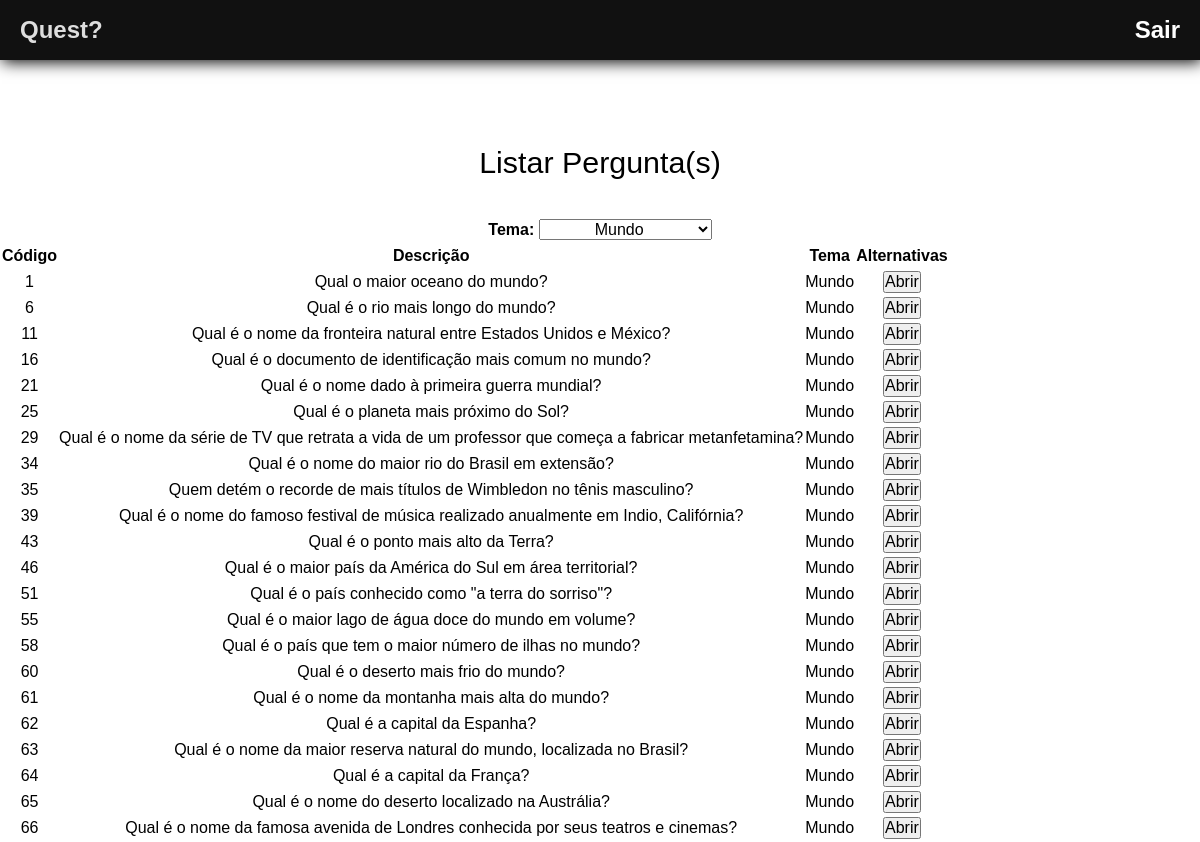
The page /sistema/mostrarPergunta.php?tema=1 on the database its author committed.
### tables this page shows
CREATE TABLE tema (
    id_tema INTEGER  PRIMARY KEY AUTOINCREMENT,
    desc_tema VARCHAR(255) NOT NULL
);

CREATE TABLE pergunta(
    id_pergunta INTEGER PRIMARY KEY AUTOINCREMENT,
    desc_pergunta VARCHAR(200),
    id_tema_pergunta INTEGER,
    id_alternativa_pergunta INTEGER
);

### sistema/mostrarPergunta.php (the view, shortened to what this page needs)
<?php
    include_once("templates/header.php");
?>
    <legend>Listar Pergunta(s)</legend>
                    <label class="fa__labels" for="select-theme">Tema:</label>
                    <?php
                        $tema = 0;
                        if(isset($_GET['tema']) and $_GET['tema'] != 0)
                        {
                            $tema = $_GET['tema'];
                        }
                        echo '<select name="tema"
                            onchange="this.options[this.selectedIndex].value &&
                                (window.location = this.options[this.selectedIndex].value);"
                        >';
                        include "connection.php";
                        if($tema != 0){
                            $sqlTemaEscolhido = "SELECT id_tema, desc_tema FROM tema WHERE id_tema = $tema ;";
                            $resSqlTemaEscolhido = $db->query($sqlTemaEscolhido);
                            $dadosTemaEscolhido = $resSqlTemaEscolhido->fetchArray();
                            echo "<option value=''>$dadosTemaEscolhido[1]</option>";
                        }
                        echo "</select>";
                    ?>
<table>
    <thead>
        <tr>
            <th>Código</th>
            <th>Descrição</th>
            <th>Tema</th>
            <th>Alternativas</th>
        </tr>
    </thead>
    <tbody>
    <?php
        include "connection.php";
        if($tema != 0){
            $sqlPergunta = "SELECT id_pergunta,desc_pergunta,desc_tema,id_alternativa_pergunta
         FROM pergunta
         INNER JOIN tema ON pergunta.id_tema_pergunta = tema.id_tema
         WHERE pergunta.id_tema_pergunta = $tema;";
        }else{
            $sqlPergunta = "SELECT id_pergunta,desc_pergunta,desc_tema,id_alternativa_pergunta
         FROM pergunta
         INNER JOIN tema ON pergunta.id_tema_pergunta = tema.id_tema;";
        }
        $resSqlPergunta = $db->query($sqlPergunta);
        while($dadosPergunta = $resSqlPergunta->fetchArray())
        {
            echo "<tr>";
            echo "<td>$dadosPergunta[0]</td>";
            echo "<td>$dadosPergunta[1]</td>";
            echo "<td>$dadosPergunta[2]</td>";
            echo "<td><input type='button' id='$dadosPergunta[0]' onclick=mostrarPopUpAlternativas(this.id) value='Abrir'></td>";
            echo "</tr>";
        }
    ?>
    </tbody>
</table>
<?php
    include_once("templates/footer.php");
?>

### sistema/css/default.css (style rules this page uses)
* { margin: 0px; padding: 0px; outline: 0px; font-size: 16px; text-decoration: none; font-family: Arial, Helvetica, sans-serif; }
body { overflow-x: hidden; }

### sistema/css/content.css (style rules this page uses)
.fa__labels { font-weight: 600; margin-top: 10px; }
* { margin: 0px; padding: 0px; outline: 0px; font-size: 16px; text-decoration: none; text-align: center; line-height: 2; font-family: Arial, Helvetica, sans-serif; }
legend { font-size: 1.9rem; margin-top: 5rem; }
* { margin: 0px; padding: 0px; outline: 0px; font-size: 16px; text-decoration: none; text-align: center; line-height: 1.5; font-family: Arial, Helvetica, sans-serif; }
legend { font-size: 1.9rem; margin-bottom: 2rem; }
.fa__labels { font-weight: 600; margin-top: 3rem; }

### rows shown on the page
tema: tema "Mundo"
pergunta: id_pergunta "1", desc_pergunta "Qual o maior oceano do mundo?", tema.desc_tema "Mundo"
pergunta: id_pergunta "6", desc_pergunta "Qual é o rio mais longo do mundo?", tema.desc_tema "Mundo"
pergunta: id_pergunta "11", desc_pergunta "Qual é o nome da fronteira natural entre Estados Unidos e México?", tema.desc_tema "Mundo"
pergunta: id_pergunta "16", desc_pergunta "Qual é o documento de identificação mais comum no mundo?", tema.desc_tema "Mundo"
pergunta: id_pergunta "21", desc_pergunta "Qual é o nome dado à primeira guerra mundial?", tema.desc_tema "Mundo"
pergunta: id_pergunta "25", desc_pergunta "Qual é o planeta mais próximo do Sol?", tema.desc_tema "Mundo"
pergunta: id_pergunta "29", desc_pergunta "Qual é o nome da série de TV que retrata a vida de um professor que começa a fabricar metanfetamina?", tema.desc_tema "Mundo"
pergunta: id_pergunta "34", desc_pergunta "Qual é o nome do maior rio do Brasil em extensão?", tema.desc_tema "Mundo"
pergunta: id_pergunta "35", desc_pergunta "Quem detém o recorde de mais títulos de Wimbledon no tênis masculino?", tema.desc_tema "Mundo"
pergunta: id_pergunta "39", desc_pergunta "Qual é o nome do famoso festival de música realizado anualmente em Indio, Califórnia?", tema.desc_tema "Mundo"
pergunta: id_pergunta "43", desc_pergunta "Qual é o ponto mais alto da Terra?", tema.desc_tema "Mundo"
pergunta: id_pergunta "46", desc_pergunta "Qual é o maior país da América do Sul em área territorial?", tema.desc_tema "Mundo"
pergunta: id_pergunta "51", desc_pergunta "Qual é o país conhecido como \"a terra do sorriso\"?", tema.desc_tema "Mundo"
pergunta: id_pergunta "55", desc_pergunta "Qual é o maior lago de água doce do mundo em volume?", tema.desc_tema "Mundo"
pergunta: id_pergunta "58", desc_pergunta "Qual é o país que tem o maior número de ilhas no mundo?", tema.desc_tema "Mundo"
pergunta: id_pergunta "60", desc_pergunta "Qual é o deserto mais frio do mundo?", tema.desc_tema "Mundo"
pergunta: id_pergunta "61", desc_pergunta "Qual é o nome da montanha mais alta do mundo?", tema.desc_tema "Mundo"
pergunta: id_pergunta "62", desc_pergunta "Qual é a capital da Espanha?", tema.desc_tema "Mundo"
pergunta: id_pergunta "63", desc_pergunta "Qual é o nome da maior reserva natural do mundo, localizada no Brasil?", tema.desc_tema "Mundo"
pergunta: id_pergunta "64", desc_pergunta "Qual é a capital da França?", tema.desc_tema "Mundo"
pergunta: id_pergunta "65", desc_pergunta "Qual é o nome do deserto localizado na Austrália?", tema.desc_tema "Mundo"
pergunta: id_pergunta "66", desc_pergunta "Qual é o nome da famosa avenida de Londres conhecida por seus teatros e cinemas?", tema.desc_tema "Mundo"
